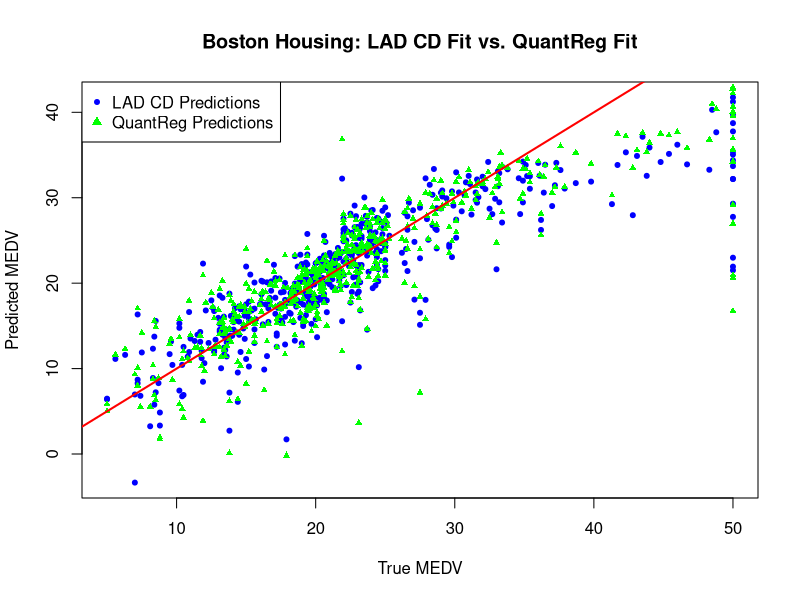
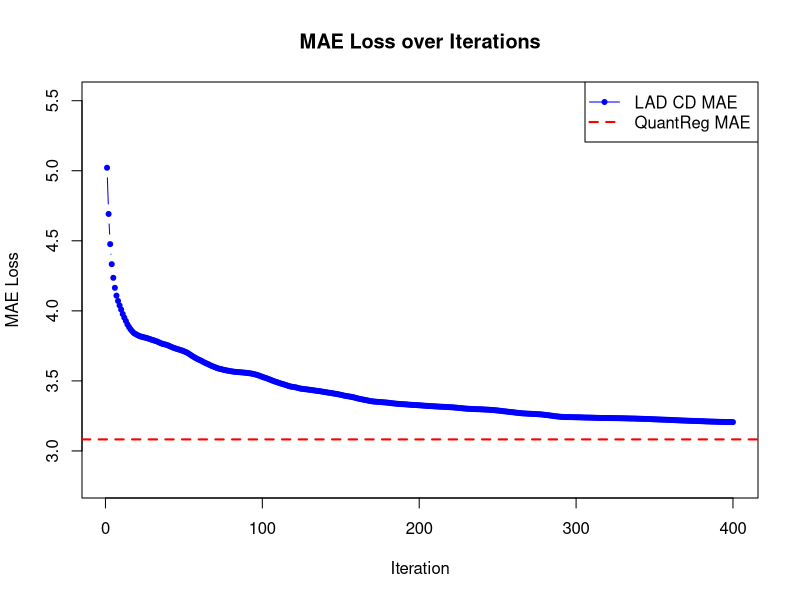

Generate these figures, in order, with R:
## ===============================
## Coordinate Descent for LAD in R
## ===============================

# Load packages
library(MASS)       # for Boston dataset
library(matrixStats) # for weightedMedian

# ---------- Algorithm Implementation ----------
LAD_CD <- function(X, y, max_iter = 100, tol = 1e-6) {
  n <- nrow(X)
  p <- ncol(X)
  
  # Initialize beta (zeros)
  beta <- rep(0, p)
  
  # Helper function: weighted median
  wmedian <- function(z, w) {
    matrixStats::weightedMedian(z, w = w)
  }
  
  mae.loss <- numeric(max_iter)
  for (iter in 1:max_iter) {
    beta_old <- beta
    
    # ---- Update intercept (first column is 1 for intercept)
    r0 <- y - X[ , -1, drop = FALSE] %*% beta[-1]
    beta[1] <- median(r0)
    
    # ---- Update slopes
    for (j in 2:p) {
      rj <- y - X[ , -j, drop = FALSE] %*% beta[-j]  # partial residual
      z <- rj / X[, j]
      w <- abs(X[, j])
      beta[j] <- wmedian(z, w)
    }
    
    ## computing the losses
    r <- y - X %*% beta
    mae.loss[iter] <- mean(abs(r))
    
    # Convergence check
    if (sum(abs(beta - beta_old)) < tol) break
  }
  return(list(
    beta = beta,
    mae.loss = mae.loss
  ))
}

# ---------- Boston Housing Example ----------
data(Boston)
y <- Boston$medv
X <- as.matrix(cbind(1, Boston[ , -which(names(Boston)=="medv")]))  # add intercept

# Fit LAD via coordinate descent
set.seed(123)

max_iter <- 400
beta_hat <- LAD_CD(X, y, max_iter = max_iter)$beta

print("Estimated coefficients:")
print(beta_hat)

# ---------- Compare against quantreg (LP-based LAD) ----------
library(quantreg)
rq_fit <- rq(medv ~ ., data = Boston, method = "br")
print("quantreg coefficients (check consistency):")
print(coef(rq_fit))

## Diff between the 2 methods
sum(abs(beta_hat - coef(rq_fit)))

y_pred_cd <- X %*% beta_hat
y_pred_rq <- predict(rq_fit, newdata = Boston)

mae_cd <- mean(abs(y - y_pred_cd))
mae_rq <- mean(abs(y - y_pred_rq))

c(LAD_CD = mae_cd, QuantReg = mae_rq)

system.time(LAD_CD(X, y, max_iter = max_iter))
system.time(rq(medv ~ ., data = Boston, method = "br"))


# ---------- Visualization ----------
y_hat <- X %*% beta_hat
plot(y, y_hat, main = "Boston Housing: LAD CD Fit vs. QuantReg Fit", 
     xlab = "True MEDV", ylab = "Predicted MEDV", pch = 20, col = "blue")
points(y, y_pred_rq, col = "green", pch = 17, cex = 0.7)
abline(0, 1, col = "red", lwd = 2)
legend("topleft", legend = c("LAD CD Predictions", "QuantReg Predictions"), 
       col = c("blue", "green"), pch = c(20, 17))

## MAE loss over iterations
lad_fit <- LAD_CD(X, y, max_iter = max_iter)
plot(lad_fit$mae.loss, type = "b", pch = 20, col = "blue",
     xlab = "Iteration", ylab = "MAE Loss", main = "MAE Loss over Iterations",
     ylim = c(min(lad_fit$mae.loss, mae_rq) * 0.9, max(lad_fit$mae.loss, mae_rq) * 1.1))
abline(h = mae_rq, col = "red", lwd = 2, lty = 2)
legend("topright", legend = c("LAD CD MAE", "QuantReg MAE"), 
       col = c("blue", "red"), pch = c(20, NA), lty = c(1, 2), lwd = c(1, 2))
